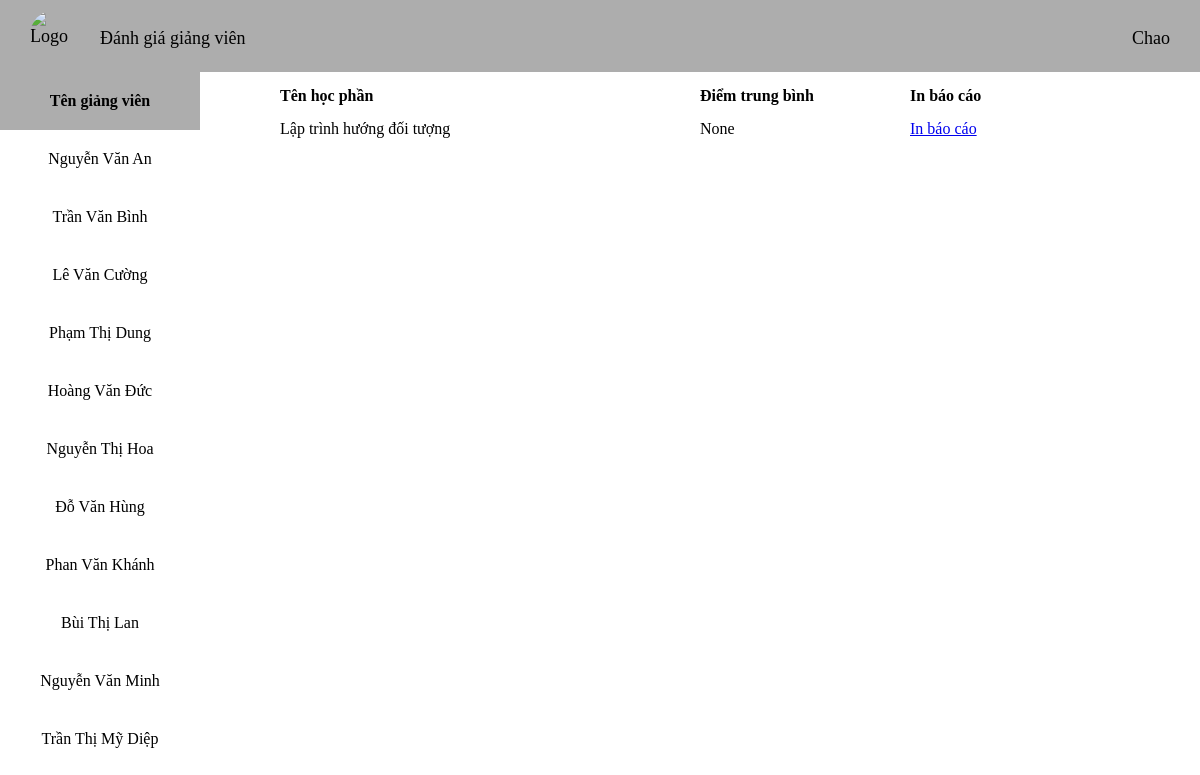
Before: /giang_vien/giang_vien/Phạm Minh Hoàn (signed in) with the older database file.
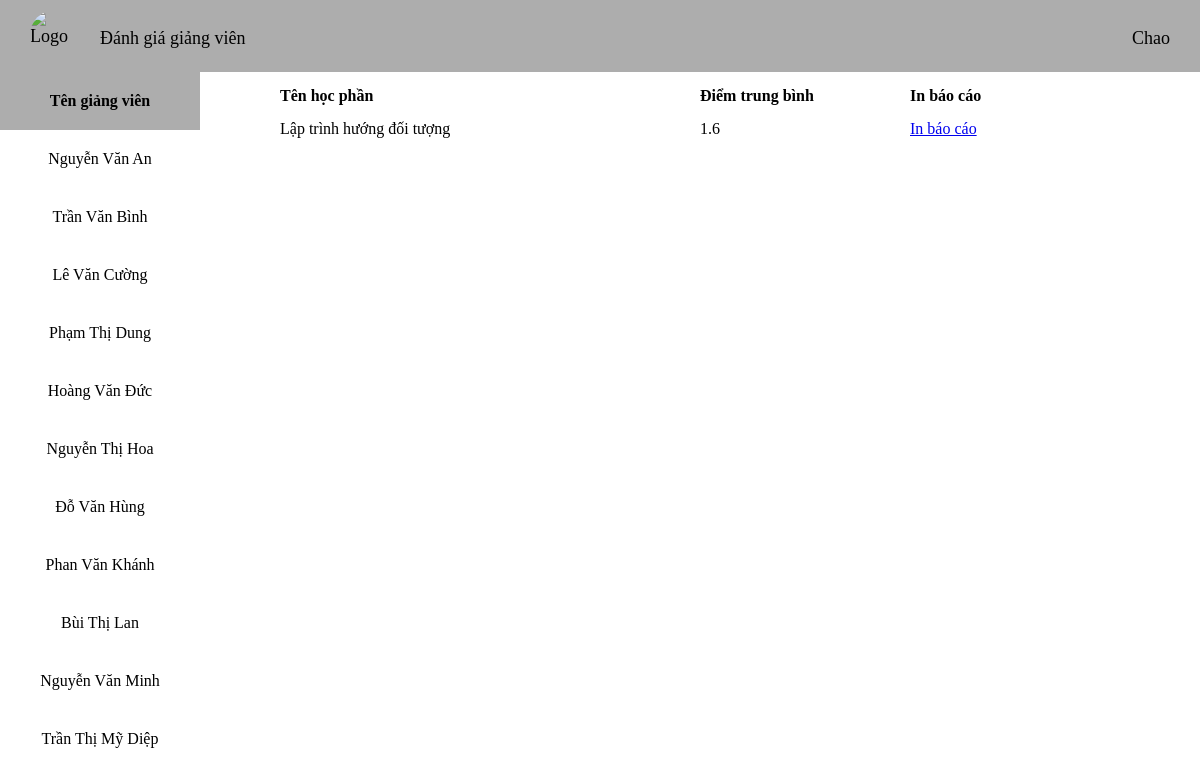
After: the same page with the newer database file.
### tables this page shows
CREATE TABLE DiemTrungBinh (
    id INTEGER PRIMARY KEY AUTOINCREMENT,
    ten_giang_vien TEXT,
    ma_hoc_phan TEXT,
    diem_cau_1 REAL,
    diem_cau_2 REAL,
    diem_cau_3 REAL,
    diem_cau_4 REAL,
    diem_cau_5 REAL,
    diem_trung_binh REAL, ten_hoc_phan TEXT,
    FOREIGN KEY(ma_hoc_phan) REFERENCES HocPhan(ma_hoc_phan)
);

### Đánh giá giảng viên/giangvien1/views.py (the view)
@gv_bp.route('/giang_vien/<string:ten_giang_vien>')
def chitiet(ten_giang_vien):
       conn = sqlite3.connect(data)
       conn.row_factory = sqlite3.Row
       cur = conn.cursor()
       cur.execute("SELECT DISTINCT ten_giang_vien FROM HocPhan")
       gv1 = cur.fetchall()
       cur.execute("SELECT * FROM DiemTrungBinh WHERE ten_giang_vien = ?",(ten_giang_vien,))
       gv = cur.fetchall()
       return render_template("diem_gv.html", dataa = gv, data = gv1)

### Đánh giá giảng viên/Templates/diem_gv.html
{% extends "giang_vien1.html" %}
{% block content2 %}
<div class="row header">
    <div>Tên học phần</div>
    <div>Điểm trung bình</div>
    <div>In báo cáo</div>
</div>
{% for gv in dataa %}
<div class="row">
    <div>{{ gv[9] }}</div>
    <div>{{ gv[8] }}</div>
    <div>
        <a href="{{ url_for('gv.bao_cao', ten_giang_vien=gv[1]) }}">In báo cáo</a>
    </div>
</div>
{% endfor %}
{% endblock %}

Changed rows visible on the page:
changed DiemTrungBinh "Lập trình hướng đối tượng": diem_trung_binh "None" → "1.6"
